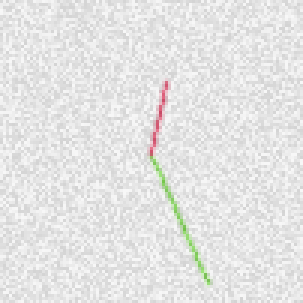
#> input picture Project_1/clock_images/batch_0/clock_0.png, 101 x 101 px (shown 3 times larger)
$ python project_1_report.py
#> lines starting #> are read from the running program, lines starting #| are printed output that depends on the picture
#!/usr/bin/env python
# coding: utf-8

# # Project 1 - Quality control for a clock manufacturing company [40 marks]
#
# ---
#
# Make sure you read the instructions in `README.md` before starting! In particular, make sure your code is well-commented, with sensible structure, and easy to read throughout your notebook.
#
# ---
#
# There is an imaginary clock manufacturing company that wants you to develop software to check the quality of its products. The clocks produced by this company have **two hands**:
#
# - the small hand is **red** and indicates the **hour**,
# - the long hand is **green** and indicates the minutes.
#
# We refer to these as *the hour hand* and *the minute hand* respectively. These clocks do not have any other hands (although some other clocks have a third hand indicating the seconds).
#
# It is very important for these hands to be properly aligned. For example, if the hour hand is pointing to the hour `3` (being horizontal and pointing toward right), the minute hand should be pointing toward the hour `12` (vertical and pointing upward). Another example is when the hour hand is pointing to the hour `1:30` (making a 45 degree angle from the vertical line), the minute hand should be pointing toward hour `6` (vertical and downward).
#
# | Correct `1:30`, the hour hand is halfway between 1 and 2. | Incorrect `1.30`, the hour hand is too close to 1. |
# |:--:|:--:|
# | ![Correct 1.30](graphics/one_thirty_correct.png) | ![Incorrect 1.30](graphics/one_thirty_incorrect.png) |
#
# Due to production imprecisions, this is not the case all the time. Your software package will **quantify the potential misalignments** and help the company to return the faulty clocks back to the production line for re-adjustment.
#
# You will achieve this goal in several steps during this project. Most steps can be done independently. Therefore, if you are struggling with one part, you can move on to other tasks and gain the marks allocated to them.
#
# For most tasks, under "✅ *Testing:*", you will be given instructions on how to check that your function works as it should, even if you haven't done the previous task.
#
#
# ---
#
# ## Task 1: Reading images into NumPy arrays [3 marks]
#
# The company takes a picture of each clock, and saves it as a PNG image of 101x101 pixels. The folder `clock_images` contains the photos of all the clocks you need to control today.
#
# In a PNG colour image, the colour of each pixel can be represented by 3 numbers between 0 and 1, indicating respectively the amount of **red**, the amount of **green**, and the amount of **blue** needed to make this colour. This is why we refer to colour images as **RGB** images.
#
# - If all 3 values are 0, the pixel is black.
# - If all 3 values are 1, the pixel is white.
# - If all 3 values are the same, the pixel is grey. The smaller the values, the darker it is.
# - Different amounts of red, green, and blue correspond to different colours.
#
# For example, select a few colours [using this tool](https://doc.instantreality.org/tools/color_calculator/), and check the RGB values for that colour in the *RGB Normalized decimal* box. You should see that, for instance, to make yellow, we need a high value of red, a high value of green, and a low value of blue.
#
# If you'd like more information, [this page](https://web.stanford.edu/class/cs101/image-1-introduction.html) presents a good summary about RGB images.
#
# ---
#
# 🚩 Study the [documentation](https://matplotlib.org/stable/api/_as_gen/matplotlib.pyplot.html) for the functions `imread()` and `imshow()` from `matplotlib.pyplot`. Then, write code below to read the `clock_0` image from `batch_0` into a NumPy array, and display the image.
#
# You will obtain a NumPy array with shape `(101, 101, 3)`, i.e. an array which is 3 layers deep. Each of these layers is a 101x101 array, where the elements represent the intensity of red, green, and blue respectively, for each pixel. For example, the element of this array with index `[40, 20, 2]` corresponds to the amount of blue in the pixel located in row 40, column 20.
#
# Create a second figure, with 3 sets of axes, and use `imshow()` to display each layer separately on its own set of axes. Label your figures appropriately to clearly indicate what each image is showing.
#
# *Note: you can use `ax.imshow()` to display an image on the axes `ax`, the same way we use `ax.plot()`.*

# In[3]:


import matplotlib.pyplot as plt
import numpy as np
get_ipython().run_line_magic('matplotlib', 'inline')

# get the RGB array of clock_0 from batch_0
RGB_c0_b0 = plt.imread('clock_images/batch_0/clock_0.png')
#> RGB_c0_b0 is the input picture: shape (101, 101, 3) float32; mean R, G, B 0.897, 0.897, 0.895

# create a figure to display the clock image
plt.imshow(RGB_c0_b0)
plt.title('Clock_0, Batch_0')
plt.axis('off')

# transfer the initial array into the corresponding RGB array of each layer respectively
# For example: to display the layer corresponds to the amount of red,
# we only need the first number which indicates red and let the other two number be zero.
Red_c0_b0 = np.copy(RGB_c0_b0)
Red_c0_b0[:,:,1] = np.zeros(Red_c0_b0[:,:,1].shape)
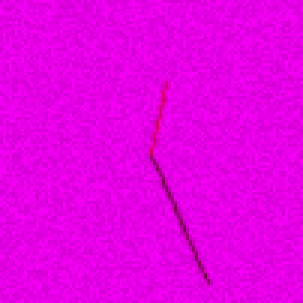
#> Red_c0_b0: shape (101, 101, 3) float32 (shown 3 times larger); mean R, G, B 0.897, 0, 0.895
Red_c0_b0[:,:,2] = np.zeros(Red_c0_b0[:,:,2].shape)
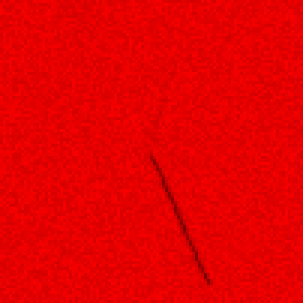
#> Red_c0_b0: shape (101, 101, 3) float32 (shown 3 times larger); mean R, G, B 0.897, 0, 0
Green_c0_b0 = np.copy(RGB_c0_b0)
Green_c0_b0[:,:,0] = np.zeros(Green_c0_b0[:,:,0].shape)
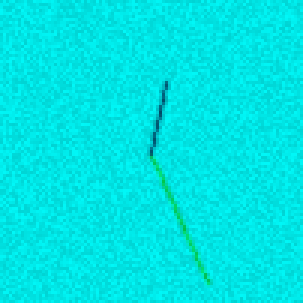
#> Green_c0_b0: shape (101, 101, 3) float32 (shown 3 times larger); mean R, G, B 0, 0.897, 0.895
Green_c0_b0[:,:,2] = np.zeros(Green_c0_b0[:,:,2].shape)
Blue_c0_b0 = np.copy(RGB_c0_b0)
Blue_c0_b0[:,:,0] = np.zeros(Blue_c0_b0[:,:,0].shape)
Blue_c0_b0[:,:,1] = np.zeros(Blue_c0_b0[:,:,1].shape)
#> (the rest of the program and of its run is left out)
